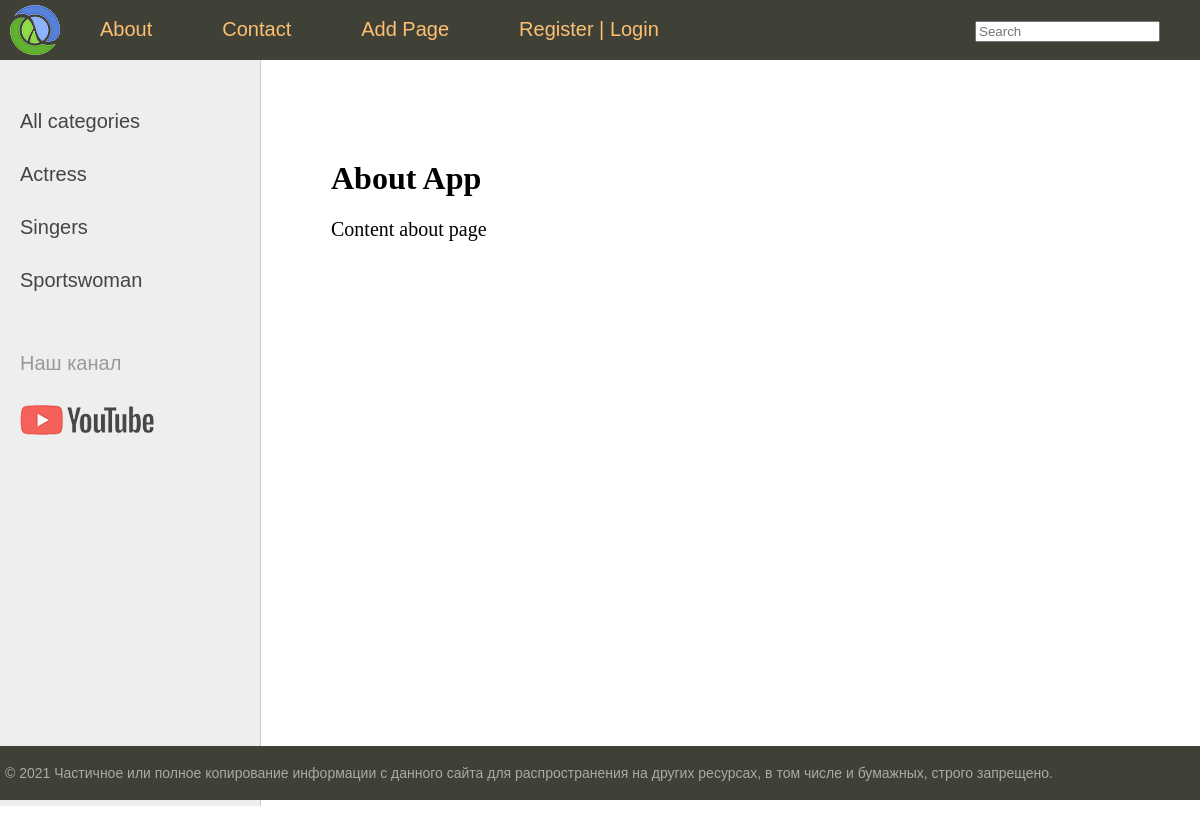
The page /about/ on the database its author committed.
### women/models.py (models this page shows, shortened)
class Category(models.Model):
    name = models.CharField(max_length=100, db_index=True)
    slug = models.SlugField(max_length=255, unique=True, db_index=True)
    def get_absolute_url(self):
        return reverse('category', kwargs={'cat_slug': self.slug})
    class Meta():
        verbose_name = 'Category'
        verbose_name_plural = 'Categories'
        ordering = ['id', 'name']

### women/views.py (the view)
# urls.py: path('about/', about, name='about'),
def about(request):
    return render(request, 'women/about.html', {'title': 'About App'})

### women/templatetags/women_tags.py (called while the page is built)
@register.inclusion_tag('women/list_categories.html')
def show_categories(sort=None, cat_selected=None):
    if not sort:
        cats = Category.objects.annotate(Count('women'))
    else:
        cats = Category.objects.annotate(Count('women')).order_by(sort)
    return {'cats': cats, 'cat_selected': cat_selected}

@register.inclusion_tag('women/list_menu.html')
def show_menu(request):
    menu = [{'title': 'About', 'url_name': 'about'},
        {'title': 'Contact', 'url_name': 'contact'},
        {'title': 'Add Page', 'url_name': 'add_page'},]
    return {'menu': menu, 'request': request}

### women/templates/women/about.html
{% extends 'women/base.html' %}
{% block content %}
<h1>{{title}}</h1>
<p>Content about page</p>
{% endblock %}

### women/templates/women/list_categories.html
{% for c in cats %}
    {% if c.women__count > 0%}
        {% if c.pk == cat_selected %}
            <li class="selected">{{ c.name }}</li>
        {% else %}
            <li><a href="{{ c.get_absolute_url }}">{{ c.name }}</a></li>
        {%endif%}
    {%endif%}
{% endfor %}

### women/static/women/css/styles.css (style rules this page uses)
html, body { font-family: 'Arial'; margin: 0; padding: 0; height: 100%; width: 100%; color: #444; }
a { color: #0059b2; text-decoration: none; }
.left-chapters ul li { margin: 30px 0 0 0; color: #999; }
.left-chapters ul li a { color: #444; text-decoration: none; }
.content-text h1 { font-size: 32px; }

### rows shown on the page
Category: name "Actress"
Category: name "Singers"
Category: name "Sportswoman"

### other values the page prints
{{ m.title }} "About" "Contact"
{{ m.title }} "Add Page"
{{ title }} "About App"
